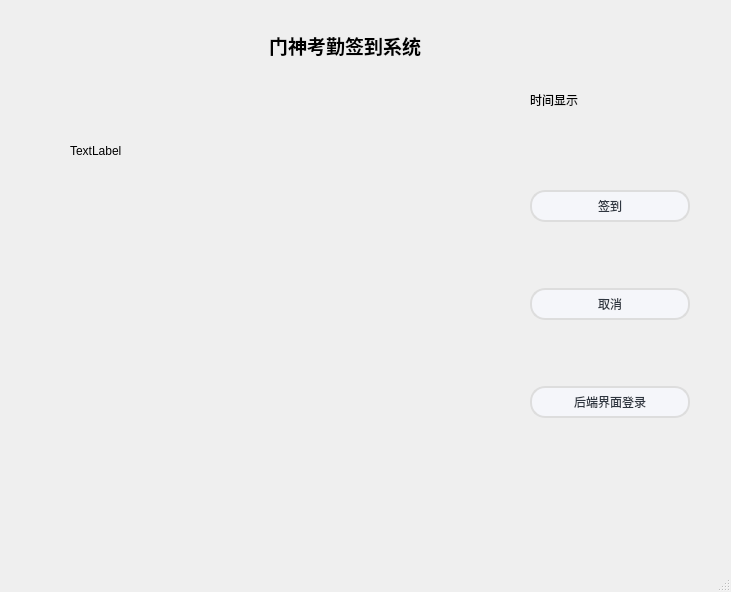
<?xml version="1.0" encoding="UTF-8"?>
<ui version="4.0">
 <class>MainWindow</class>
 <widget class="QMainWindow" name="MainWindow">
  <property name="geometry">
   <rect>
    <x>0</x>
    <y>0</y>
    <width>731</width>
    <height>592</height>
   </rect>
  </property>
  <property name="windowTitle">
   <string>CD Sign In System</string>
  </property>
  <widget class="QWidget" name="centralwidget">
   <widget class="QLabel" name="videoLable">
    <property name="geometry">
     <rect>
      <x>230</x>
      <y>140</y>
      <width>231</width>
      <height>311</height>
     </rect>
    </property>
    <property name="styleSheet">
     <string notr="true"/>
    </property>
    <property name="text">
     <string/>
    </property>
   </widget>
   <widget class="QLabel" name="messageLabel">
    <property name="geometry">
     <rect>
      <x>70</x>
      <y>140</y>
      <width>81</width>
      <height>21</height>
     </rect>
    </property>
    <property name="text">
     <string>TextLabel</string>
    </property>
   </widget>
   <widget class="QWidget" name="verticalLayoutWidget">
    <property name="geometry">
     <rect>
      <x>530</x>
      <y>130</y>
      <width>160</width>
      <height>351</height>
     </rect>
    </property>
    <layout class="QVBoxLayout" name="verticalLayout">
     <item>
      <widget class="QPushButton" name="SignIn">
       <property name="styleSheet">
        <string notr="true">/**正常情况下样式**/
QPushButton{
	font: 10pt &quot;微软雅黑&quot;;
    color: #2f3640;
    background-color: #f5f6fa;
    border-color: #DDDDDD;
    border-radius: 15px;
    border-style: solid;
    border-width: 2px;
    padding: 5px;
}

/**鼠标停留在按钮上的样式**/
QPushButton::hover{	
    color: #6ec0ff;
    background-color: #e5f7ff;
    border-color: #94d6ff;
}

/**鼠标按压下去的样式**/
QPushButton::pressed,QPushButton::checked{
    color: #6ec0ff;
    background-color: #e5f7ff;
    border-color: #4cabff; 
}

/**按钮失能情况下样式**/
QPushButton::disabled{
    color: #FFFFFF;
    background-color: #dcdde1;
    border-color: #dcdde1;
}
</string>
       </property>
       <property name="text">
        <string>签到</string>
       </property>
      </widget>
     </item>
     <item>
      <widget class="QPushButton" name="cancelButton">
       <property name="styleSheet">
        <string notr="true">/**正常情况下样式**/
QPushButton{
	font: 10pt &quot;微软雅黑&quot;;
    color: #2f3640;
    background-color: #f5f6fa;
    border-color: #DDDDDD;
    border-radius: 15px;
    border-style: solid;
    border-width: 2px;
    padding: 5px;
}

/**鼠标停留在按钮上的样式**/
QPushButton::hover{	
    color: #DDDDDD;
    background-color: #e5f7ff;
    border-color: #DDDDDD;
}

/**鼠标按压下去的样式**/
QPushButton::pressed,QPushButton::checked{
    color: #AAAAAA;
    background-color: #e5f7ff;
    border-color: #AAAAAA; 
}

/**按钮失能情况下样式**/
QPushButton::disabled{
    color: #FFFFFF;
    background-color: #dcdde1;
    border-color: #dcdde1;
}
</string>
       </property>
       <property name="text">
        <string>取消</string>
       </property>
      </widget>
     </item>
     <item>
      <widget class="QPushButton" name="LogIn">
       <property name="styleSheet">
        <string notr="true">/**正常情况下样式**/
QPushButton{
	font: 10pt &quot;微软雅黑&quot;;
    color: #2f3640;
    background-color: #f5f6fa;
    border-color: #DDDDDD;
    border-radius: 15px;
    border-style: solid;
    border-width: 2px;
    padding: 5px;
}

/**鼠标停留在按钮上的样式**/
QPushButton::hover{	
    color: #6ec0ff;
    background-color: #e5f7ff;
    border-color: #94d6ff;
}

/**鼠标按压下去的样式**/
QPushButton::pressed,QPushButton::checked{
    color: #6ec0ff;
    background-color: #e5f7ff;
    border-color: #4cabff; 
}

/**按钮失能情况下样式**/
QPushButton::disabled{
    color: #FFFFFF;
    background-color: #dcdde1;
    border-color: #dcdde1;
}
</string>
       </property>
       <property name="text">
        <string>后端界面登录</string>
       </property>
      </widget>
     </item>
    </layout>
   </widget>
   <widget class="QLabel" name="Time">
    <property name="geometry">
     <rect>
      <x>530</x>
      <y>90</y>
      <width>191</width>
      <height>20</height>
     </rect>
    </property>
    <property name="text">
     <string>时间显示</string>
    </property>
   </widget>
   <widget class="QWidget" name="verticalLayoutWidget_2">
    <property name="geometry">
     <rect>
      <x>140</x>
      <y>20</y>
      <width>411</width>
      <height>51</height>
     </rect>
    </property>
    <layout class="QVBoxLayout" name="verticalLayout_2">
     <item alignment="Qt::AlignHCenter">
      <widget class="QLabel" name="label">
       <property name="text">
        <string>&lt;html&gt;&lt;head/&gt;&lt;body&gt;&lt;p&gt;&lt;span style=&quot; font-size:14pt; font-weight:700;&quot;&gt;门神考勤签到系统&lt;/span&gt;&lt;/p&gt;&lt;/body&gt;&lt;/html&gt;</string>
       </property>
      </widget>
     </item>
    </layout>
   </widget>
  </widget>
  <widget class="QMenuBar" name="menubar">
   <property name="geometry">
    <rect>
     <x>0</x>
     <y>0</y>
     <width>731</width>
     <height>26</height>
    </rect>
   </property>
  </widget>
  <widget class="QStatusBar" name="statusbar"/>
 </widget>
 <resources/>
 <connections/>
</ui>
